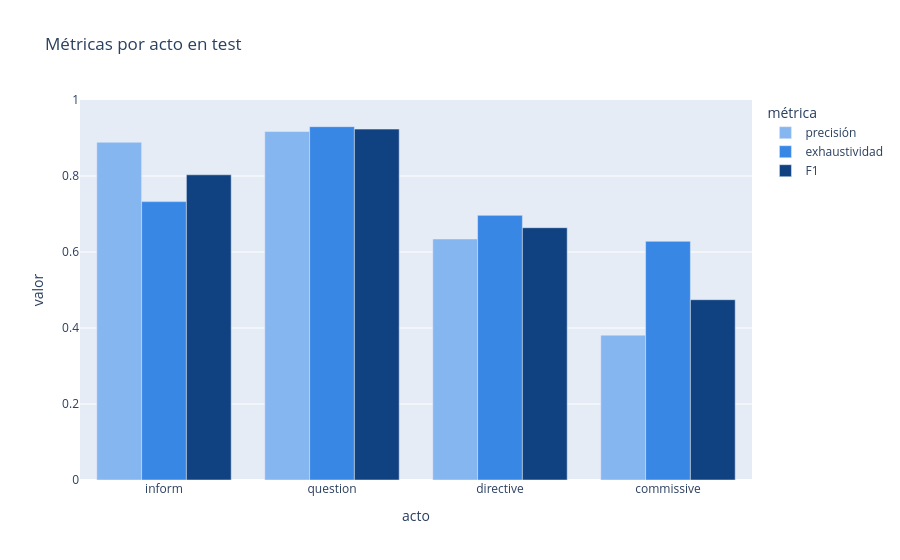

The notebook cell saved with this chart:
### Code cell
# ============================================================
# Gráfico de métricas por clase en test
# ============================================================
por_clase = (reporte.loc[ACTOS, ["precision", "recall", "f1-score"]]
             .rename(columns={"precision": "precisión", "recall": "exhaustividad", "f1-score": "F1"})
             .reset_index(names="acto").melt(id_vars="acto", var_name="metrica", value_name="valor"))
fig = px.bar(por_clase, x="acto", y="valor", color="metrica", barmode="group", range_y=[0, 1],
             color_discrete_sequence=COLORES[::-1], title="Métricas por acto en test", labels={"metrica": "métrica"})
fig.show()

### Figure 1 — Plotly figure (JSON) as saved in the notebook; plotly's stock layout.template omitted (floating-point values rounded to 4 significant figures)
{"data": [{"alignmentgroup": "True", "hovertemplate": "métrica=precisión<br>acto=%{x}<br>valor=%{y}<extra></extra>", "legendgroup": "precisión", "marker": {"color": "#86B6EF", "pattern": {"shape": ""}}, "name": "precisión", "offsetgroup": "precisión", "orientation": "v", "showlegend": true, "textposition": "auto", "x": ["inform", "question", "directive", "commissive"], "xaxis": "x", "y": [0.8888, 0.917, 0.6344, 0.3812], "yaxis": "y", "type": "bar"}, {"alignmentgroup": "True", "hovertemplate": "métrica=exhaustividad<br>acto=%{x}<br>valor=%{y}<extra></extra>", "legendgroup": "exhaustividad", "marker": {"color": "#3987E5", "pattern": {"shape": ""}}, "name": "exhaustividad", "offsetgroup": "exhaustividad", "orientation": "v", "showlegend": true, "textposition": "auto", "x": ["inform", "question", "directive", "commissive"], "xaxis": "x", "y": [0.7326, 0.9299, 0.6964, 0.6281], "yaxis": "y", "type": "bar"}, {"alignmentgroup": "True", "hovertemplate": "métrica=F1<br>acto=%{x}<br>valor=%{y}<extra></extra>", "legendgroup": "F1", "marker": {"color": "#104281", "pattern": {"shape": ""}}, "name": "F1", "offsetgroup": "F1", "orientation": "v", "showlegend": true, "textposition": "auto", "x": ["inform", "question", "directive", "commissive"], "xaxis": "x", "y": [0.8032, 0.9234, 0.6639, 0.4745], "yaxis": "y", "type": "bar"}], "layout": {"xaxis": {"anchor": "y", "domain": [0, 1], "title": {"text": "acto"}}, "yaxis": {"anchor": "x", "domain": [0, 1], "title": {"text": "valor"}, "range": [0, 1]}, "legend": {"title": {"text": "métrica"}, "tracegroupgap": 0}, "title": {"text": "Métricas por acto en test"}, "barmode": "group"}}
